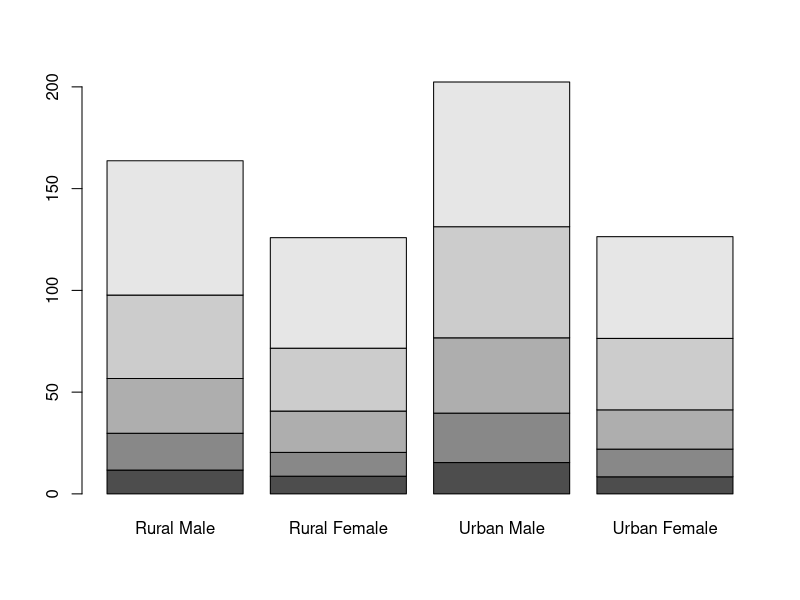
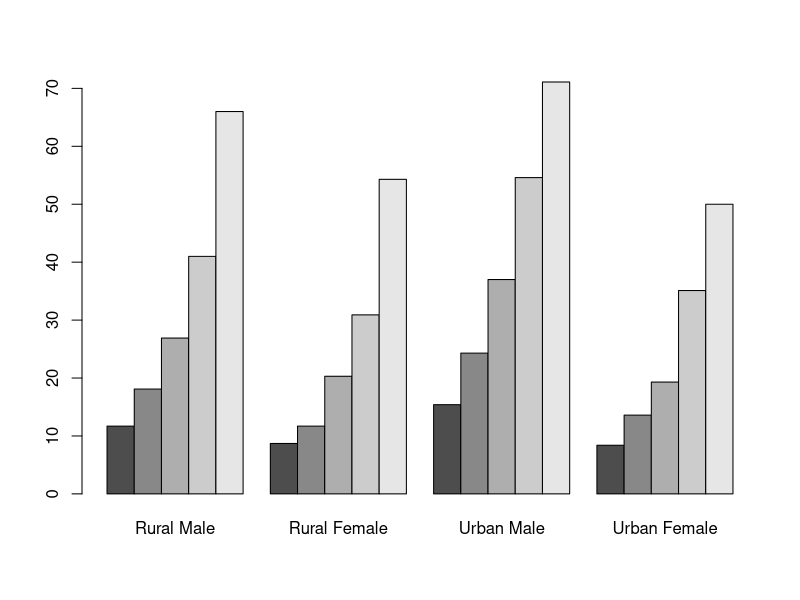
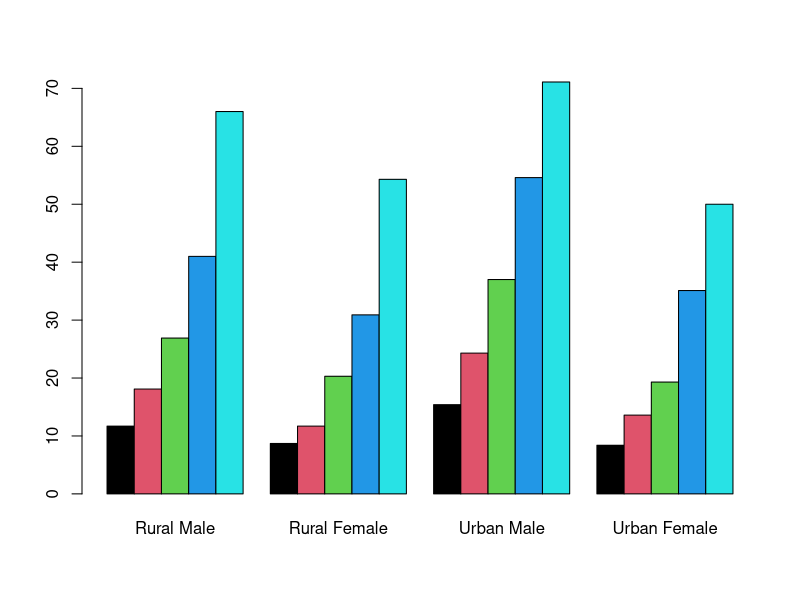

Generate these figures, in order, with R:

library(datasets)
data("VADeaths")

vad <- VADeaths
?barplot
barplot(VADeaths)
barplot(VADeaths,beside=T)
barplot(VADeaths,beside=T,
        col=1:5)


